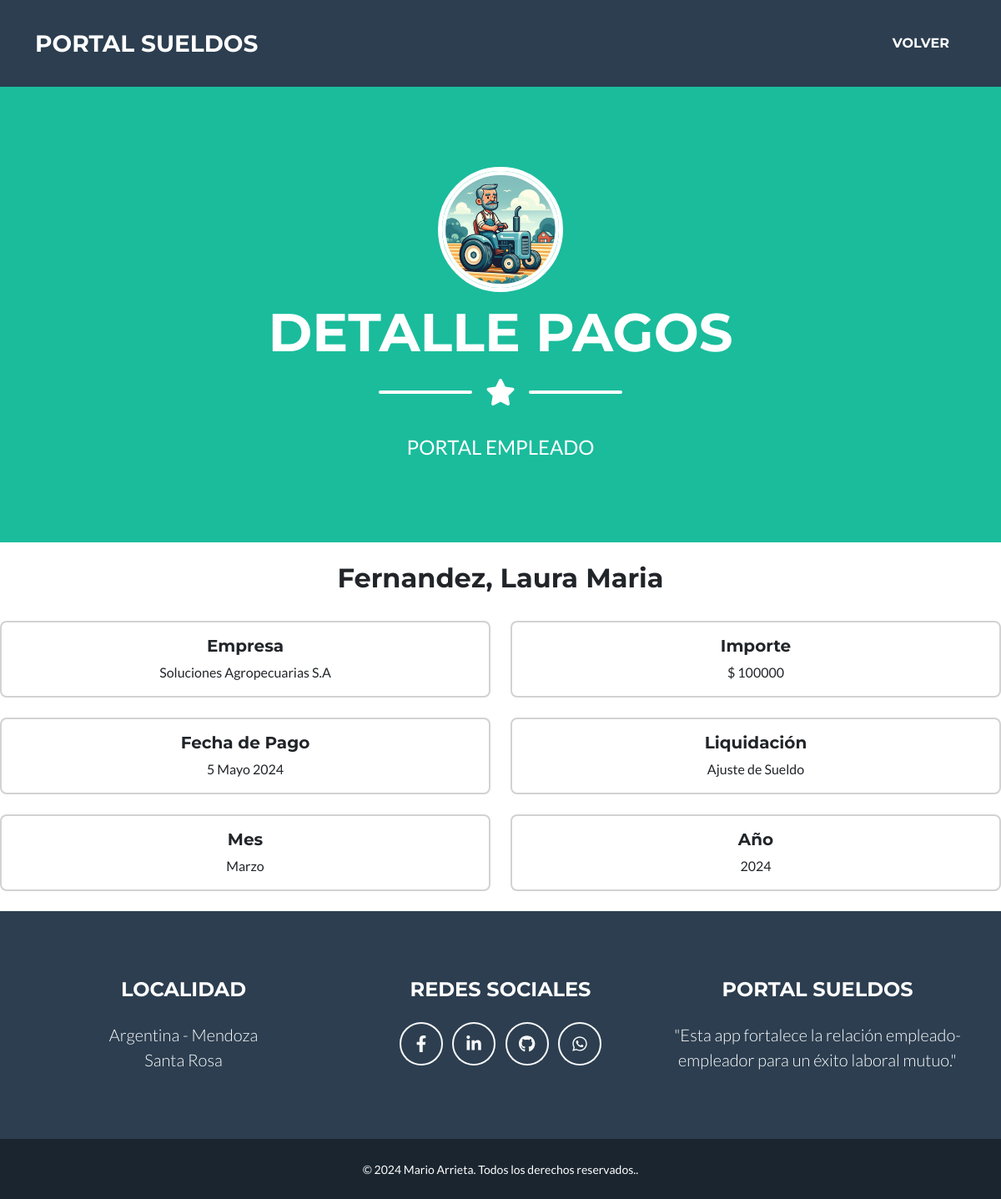
The app's page /empleado/pagos/detail/20 (signed in) with its own data.
### empleador/models.py (models this page shows, shortened)
class Pagos (models.Model):
    empleado = models.ForeignKey (Empleado, on_delete=models.CASCADE, verbose_name= "Empleado")
    fecha_notificacion = models.DateField(auto_now=True, verbose_name="Fecha de Notificación", editable=False)
    fecha_pago = models.DateField(verbose_name="Fecha de Pago")
    importe = models.PositiveIntegerField(verbose_name="Importe")
    liquidacion = models.CharField(max_length=20, choices=liquidacion, verbose_name= "Liquidación")
    meses = models.CharField(max_length=10, choices=meses, verbose_name= "Mes",)
    año = models.PositiveIntegerField(validators=[validate_year_range], verbose_name="Año")
    imagen = models.ImageField(upload_to="pagos", null=True, blank=True)
    visto = models.BooleanField (editable=False, default=False, verbose_name="Visto")
    class Meta:
        verbose_name_plural = "Pagos"

class Empleado (models.Model):
    empleador = models.ForeignKey (Empleador, on_delete=models.CASCADE, verbose_name="Empleador")
    apellido = models.CharField(max_length=50, verbose_name="Apellido")
    nombre = models.CharField(max_length=50, verbose_name="Nombre")
    cuil = models.PositiveIntegerField(validators=[validate_cuil_length], unique=True, verbose_name="CUIL")
    fecha_ingreso = models.DateField(verbose_name="Fecha de ingreso")
    email = models.EmailField(verbose_name= "e-Mail ")
    class Meta:
        verbose_name = "Empleado"
        verbose_name_plural = "Empleados"

class Empleador (models.Model):
    razonSocial = models.CharField(max_length=50, verbose_name="Razon Social")
    cuit = models.PositiveIntegerField(validators=[validate_cuil_length], unique=True, verbose_name="CUIT")
    email = models.EmailField(verbose_name="e-Mail")
    class Meta:
        verbose_name = "Empleador"
        verbose_name_plural = "Empleadores"

### empleado/views.py (the view)
# urls.py: path("pagos/detail/<pk>", views.PagosDetail.as_view(), name="pagos_detail"),
class PagosDetail (LoginRequiredMixin, DetailView):
    model = Pagos
    template_name = "empleado/pagos_detail.html"
    login_url = reverse_lazy ("empleado:login")
    def get_object(self, queryset=None):
        obj = super().get_object(queryset)
        obj.visto = True
        obj.save()
        return obj

### empleado/templates/empleado/pagos_detail.html (shortened to what this page needs)
{% extends 'core/base.html' %}
{% load static %}
{% block  titulo%}
    <li class="nav-item mx-0 mx-lg-1"><a class="nav-link py-3 px-0 px-lg-3 rounded" href="{% url 'empleado:index' %}">Volver</a></li>
{% endblock titulo %}
{% block imagen %}
   {% static 'empleado/img/empleado.webp' %}
{% endblock imagen %}
{% block pagina%}
    DETALLE PAGOS
{% endblock pagina%}
{% block mensaje%}
    PORTAL EMPLEADO
{% endblock mensaje%}
{% block formulario%}
    <br>
    <div class="detalle-notificaciones">
        <h2 class="text-center">{{ object.empleado.apellido}}, {{ object.empleado.nombre }}</h2><br>
        <div class="row row-cols-1 row-cols-md-2 g-4">
            <div class="col">
                <div class="card text-center">
                    <div class="card-body">
                        <h5 class="card-title">Empresa</h5>
                        <p class="card-text">{{ object.empleado.empleador.razonSocial }}</p>
                    </div>
                </div>
            </div>
            <div class="col">
                <div class="card text-center">
                    <div class="card-body">
                        <h5 class="card-title">Importe</h5>
                        <p class="card-text">$ {{ object.importe }}</p>
                    </div>
                </div>
            </div>
            <div class="col">
                <div class="card text-center">
                    <div class="card-body">
                        <h5 class="card-title">Fecha de Pago</h5>
                        <p class="card-text">{{ object.fecha_pago }}</p>
                    </div>
                </div>
            </div>
            <div class="col">
                <div class="card text-center">
                    <div class="card-body">
                        <h5 class="card-title">Liquidación</h5>
                        <p class="card-text">{{ object.get_liquidacion_display}}</p>
                    </div>
                </div>
            </div>
            <div class="col">
                <div class="card text-center">
                    <div class="card-body">
                        <h5 class="card-title">Mes</h5>
                        <p class="card-text">{{ object.get_meses_display}}</p>
                    </div>
                </div>
            </div>
            <div class="col">
                <div class="card text-center">
                    <div class="card-body">
                        <h5 class="card-title">Año</h5>
                        <p class="card-text">{{ object.año}}</p>
                    </div>
                </div>
            </div>
        </div>
    </div>
    <br>
{% endblock formulario%}

### records on screen
Pagos: empleado.apellido "Fernandez", empleado.nombre "Laura Maria", empleado.empleador.razonSocial "Soluciones Agropecuarias S.A", importe "100000", fecha_pago "5 Mayo 2024", liquidacion "Ajuste de Sueldo", meses "Marzo", año "2024"
